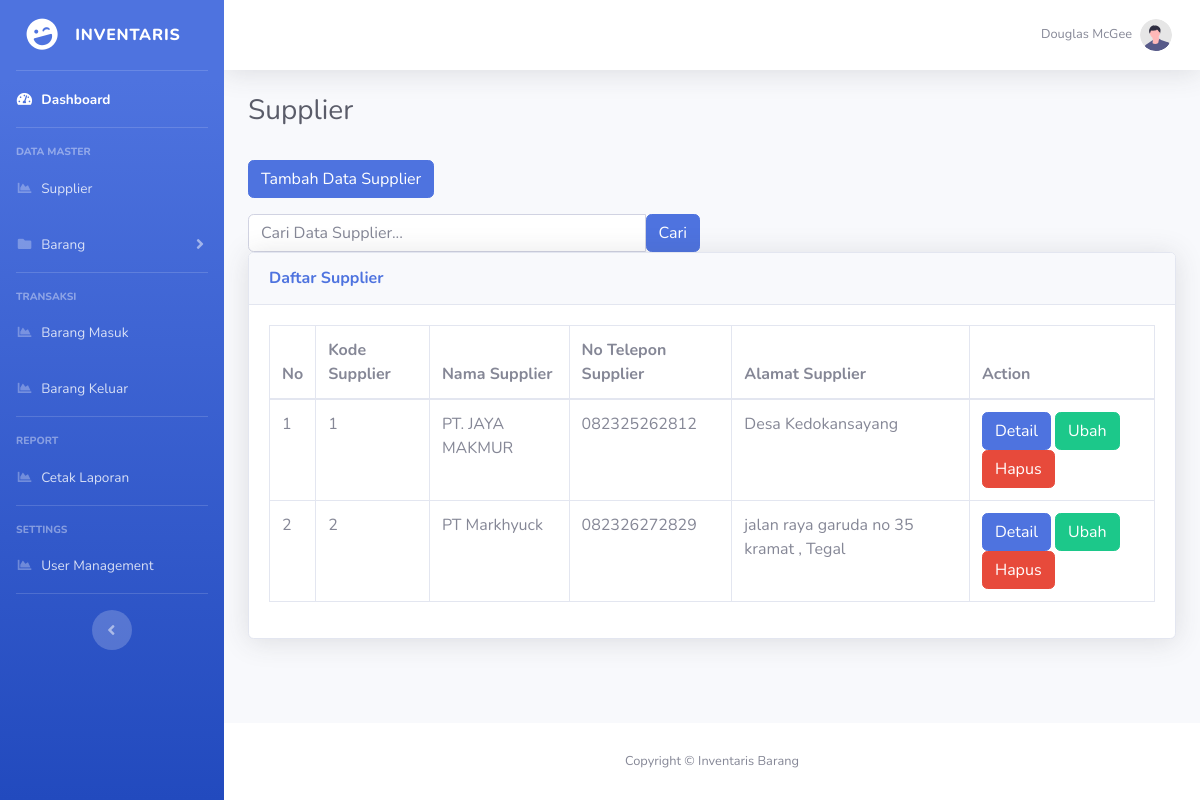
Page /index.php/supplier on the committed database.
### tables this page shows
CREATE TABLE `supplier` (
  `id_supplier` int(11) NOT NULL,
  `nama_supplier` varchar(50) NOT NULL,
  `no_telp` varchar(15) NOT NULL,
  `alamat` text NOT NULL
);

### application/controllers/Supplier.php (called while the page is built, shortened)
<?php
class Supplier extends CI_Controller
{
    public function __construct()
    {
        $this->load->model('Supplier_model');
        $this->load->library('form_validation');
    }
    public function index()
    {
        $data['judul'] = "Daftar Supplier";
        $this->load->library('pagination');
        $config['base_url'] = 'http://localhost/inventaris/Supplier/index';
        $config['total_rows'] = $this->Supplier_model->countAllSupplier();
        $config['per_page']  = 5;
        $data['start']=$this->uri->segment(3);
        $data['supplier'] = $this->Supplier_model->getSupplier($config['per_page'], $data['start']);
        $this->load->view('templates/header', $data);
        $this->load->view('templates/sidebar');
        $this->load->view('templates/topbar');
        $this->load->view('supplier/index');
        $this->load->view('templates/footer');
    }
}

### index.php (called while the page is built, shortened)
<?php
require_once BASEPATH.'core/CodeIgniter.php';

### application/config/config.php (called while the page is built, shortened)
<?php
$config['base_url'] = 'http://localhost/inventaris/';
$config['index_page'] = '';
$config['uri_protocol']	= 'REQUEST_URI';
$config['url_suffix'] = '';
$config['language']	= 'english';
$config['charset'] = 'UTF-8';
$config['enable_hooks'] = FALSE;
$config['subclass_prefix'] = 'MY_';
$config['composer_autoload'] = FALSE;
$config['permitted_uri_chars'] = 'a-z 0-9~%.:_\-';
$config['enable_query_strings'] = FALSE;
$config['controller_trigger'] = 'c';
$config['function_trigger'] = 'm';
$config['directory_trigger'] = 'd';
$config['allow_get_array'] = TRUE;
$config['log_threshold'] = 0;
$config['log_path'] = '';
$config['log_file_extension'] = '';
$config['log_file_permissions'] = 0644;
$config['log_date_format'] = 'Y-m-d H:i:s';
$config['error_views_path'] = '';
$config['cache_path'] = '';
$config['cache_query_string'] = FALSE;
$config['encryption_key'] = '';
$config['sess_driver'] = 'files';
$config['sess_cookie_name'] = 'ci_session';
$config['sess_expiration'] = 7200;
$config['sess_save_path'] = NULL;
$config['sess_match_ip'] = FALSE;
$config['sess_time_to_update'] = 300;
$config['sess_regenerate_destroy'] = FALSE;
$config['cookie_prefix']	= '';
$config['cookie_domain']	= '';
$config['cookie_path']		= '/';
$config['cookie_secure']	= FALSE;
$config['cookie_httponly'] 	= FALSE;
$config['standardize_newlines'] = FALSE;
$config['global_xss_filtering'] = FALSE;
$config['csrf_protection'] = FALSE;
$config['csrf_token_name'] = 'csrf_test_name';
$config['csrf_cookie_name'] = 'csrf_cookie_name';
$config['csrf_expire'] = 7200;
$config['csrf_regenerate'] = TRUE;
$config['csrf_exclude_uris'] = array();
$config['compress_output'] = FALSE;
$config['time_reference'] = 'local';
$config['rewrite_short_tags'] = FALSE;
$config['proxy_ips'] = '';

### application/models/Supplier_model.php (called while the page is built, shortened)
<?php
class Supplier_model extends CI_Model
{
    public function getSupplier($limit, $start){
        return $this->db->get('supplier', $limit, $start)->result_array();
    }
    public function countAllSupplier(){
        return $this->db->get('supplier')->num_rows();
    }
}

### application/views/supplier/index.php (the view, shortened to what this page needs)
               <div class="container-fluid">
                   <h1 class="h3 mb-2 text-gray-800">Supplier</h1>
 <br>
 <div class="row-mt-2">
   <div class="colmd-4">
     <a href="http://localhost/inventaris/Supplier/tambah/" class="btn btn-primary">Tambah Data Supplier</a>
   </div>
</div>
 <div class="row mt-3">
   <div class="col-md-6">
     <form action="" method="post">
       <div class="input-group">
         <input type="text" class="form-control" placeholder="Cari Data Supplier..." name="keyword">
         <button class="btn btn-primary" type="submit">Cari</button>
       </div>
     </form>
   </div>
 </div>
                   <div class="card shadow mb-4">
                       <div class="card-header py-3">
                           <h6 class="m-0 font-weight-bold text-primary">Daftar Supplier</h6>
                       </div>
                       <div class="card-body">
                           <div class="table-responsive">
                               <table class="table table-bordered" id="dataTable" width="100%" cellspacing="0">
                                   <thead>
                                       <tr>
                                         <th scope="col">No</th>
                                         <th scope="col">Kode Supplier</th>
                                         <th scope="col">Nama Supplier</th>
                                         <th scope="col">No Telepon Supplier</th>
                                         <th scope="col">Alamat Supplier</th>
                                         <th scope="col">Action</th>
                                       </tr>
                                   </thead>
                                   <tbody>
                                       <tr>
                                         <?php foreach ($supplier as $sup) : ?>
                                           <td><?= ++$start ?></td>
                                               <td><?= $sup['id_supplier']; ?></td>
                                               <td><?= $sup['nama_supplier']; ?></td>
                                               <td><?= $sup['no_telp']; ?></td>
                                               <td><?= $sup['alamat']; ?></td>
                                               <td> <a href="http://localhost/inventaris/Supplier/detail/<?= $sup['id_supplier']; ?>" class="btn btn-primary">Detail</a>
                                                    <a href="http://localhost/inventaris/Supplier/ubah/<?= $sup['id_supplier']; ?>" class="btn btn-success">Ubah</a>
                                                    <a href="http://localhost/inventaris/Supplier/hapus/<?= $sup['id_supplier']; ?>" class="btn btn-danger" onclick="return confirm ('Apakah Yakin Akan Dihapus?')">Hapus</a></td>
                                           </tr>
                                         <?php endforeach ?>
                                   </tbody>
                               </table>
                           </div>
                       </div>
                   </div>
               </div>
           </div>

### rows in the picture
supplier: id_supplier "1", nama_supplier "PT. JAYA MAKMUR", no_telp "082325262812", alamat "Desa Kedokansayang"
supplier: id_supplier "2", nama_supplier "PT Markhyuck", no_telp "082326272829", alamat "jalan raya garuda no 35 kramat , Tegal"
